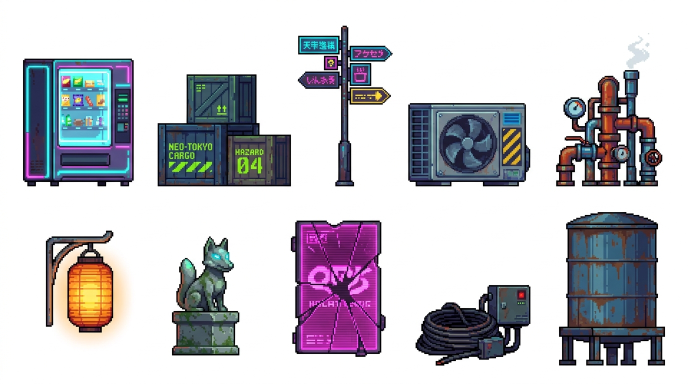
#> input picture art/reference/props_fg.png, 1376 x 768 px (shown at 1/2 size)
$ python slice_props.py
#> lines starting #> are read from the running program, lines starting #| are printed output that depends on the picture
"""Slice props_fg.png into a uniform 64px prop atlas for the play layer.

Ten foreground objects laid out 5x2 on white. Each is cropped to its own content,
scaled to fit a 64px cell, and BOTTOM-ALIGNED so a prop placed at a floor y sits on
the floor rather than floating.

Run: python slice_props.py
"""
from collections import deque
from PIL import Image
import pathlib

REF = pathlib.Path("../reference")
GAME = pathlib.Path("../../game/art/objects")
GAME.mkdir(parents=True, exist_ok=True)
CELL = 64
WANT = 10

img = Image.open(REF / "props_fg.png").convert("RGBA")
W, H = img.size
#> W = 1376; H = 768
px = img.load()


def is_paper(c):
    return min(c[:3]) > 214 or max(c[:3]) < 12


def bands(vertical: bool):
    n, m = (H, W) if vertical else (W, H)
#> n = 768; m = 1376
    out, start = [], None
    for i in range(n):
        hits = sum(1 for j in range(0, m, 3)
                   if not is_paper(px[j, i] if vertical else px[i, j]))
        if hits > 2 and start is None:
            start = i
        elif hits <= 2 and start is not None:
            if i - start > 30:
                out.append((start, i))
            start = None
    if start is not None and n - start > 30:
        out.append((start, n))
    return out


cells = []
for y0, y1 in bands(True):
    for x0, x1 in bands(False):
        if sum(1 for x in range(x0, x1, 3) for y in range(y0, y1, 3)
               if not is_paper(px[x, y])) > 60:
            cells.append((x0, y0, x1, y1))
print(f"detected {len(cells)} props (wanted {WANT})")

sheet = Image.new("RGBA", (CELL * max(WANT, len(cells)), CELL), (0, 0, 0, 0))
#> sheet: PIL image 640x64 RGBA; every value is 0
for i, (x0, y0, x1, y1) in enumerate(cells[:WANT]):
    cell = img.crop((x0, y0, x1, y1))
    cp = cell.load()
    cw, ch = cell.size
    seen = [[False] * ch for _ in range(cw)]
    q = deque([(x, 0) for x in range(cw)] + [(x, ch - 1) for x in range(cw)] +
              [(0, y) for y in range(ch)] + [(cw - 1, y) for y in range(ch)])
    while q:
        x, y = q.popleft()
        if not (0 <= x < cw and 0 <= y < ch) or seen[x][y] or not is_paper(cp[x, y]):
            continue
        seen[x][y] = True
        q.extend(((x + 1, y), (x - 1, y), (x, y + 1), (x, y - 1)))
    mnx, mny, mxx, mxy = cw, ch, 0, 0
    for x in range(cw):
        for y in range(ch):
            if seen[x][y]:
                cp[x, y] = (0, 0, 0, 0)
            elif cp[x, y][3] > 0:
                mnx, mny = min(mnx, x), min(mny, y)
                mxx, mxy = max(mxx, x), max(mxy, y)
    if mxx <= mnx or mxy <= mny:
        continue
    art = cell.crop((mnx, mny, mxx + 1, mxy + 1))
    sc = min((CELL - 2) / art.width, (CELL - 2) / art.height)
    nw, nh = max(1, round(art.width * sc)), max(1, round(art.height * sc))
    art = art.resize((nw, nh), Image.NEAREST)
    # bottom-aligned: props are placed by their feet, not their centre
    sheet.paste(art, (i * CELL + (CELL - nw) // 2, CELL - nh))
#> this loop made 10 passes
#> pass 1, `cell = img.crop((x0, y0, x1, y1))`:
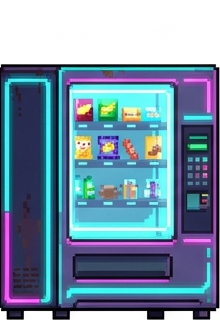
#> cell: PIL image 220x320 RGBA; mean R, G, B, A 118.6, 144.5, 165.8, 255
#> pass 1, `art = cell.crop((mnx, mny, mxx + 1, mxy + 1))`:
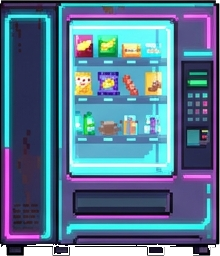
#> art: PIL image 220x256 RGBA; mean R, G, B, A 78.4, 110.8, 137.4, 247.4; transparent parts drawn white
#> pass 1, `art = art.resize((nw, nh), Image.NEAREST)`:
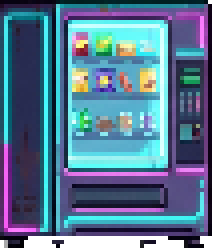
#> art: PIL image 53x62 RGBA (shown 4 times larger); mean R, G, B, A 76.5, 108.8, 135.7, 245.9; transparent parts drawn white
#> pass 2, `cell = img.crop((x0, y0, x1, y1))`:
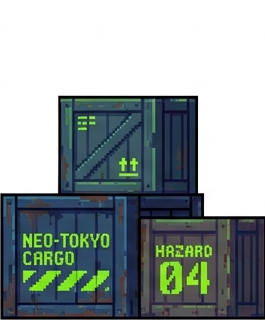
#> cell: PIL image 265x320 RGBA; mean R, G, B, A 146.3, 156.7, 156.6, 255
#> after the loop:
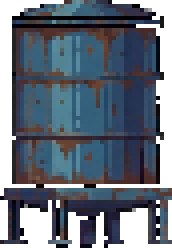
#> art: PIL image 43x62 RGBA (shown 4 times larger); mean R, G, B, A 43.8, 53.1, 65.5, 196.6; transparent parts drawn white
#> after the loop:
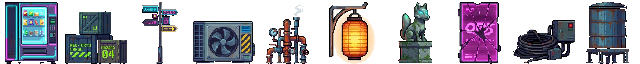
#> sheet: PIL image 640x64 RGBA; mean R, G, B, A 44, 41.7, 49.2, 124.5; transparent parts drawn white

sheet.save(GAME / "props_fg.png")
sheet.resize((sheet.width * 3, CELL * 3), Image.NEAREST).save("props_fg_3x.png")
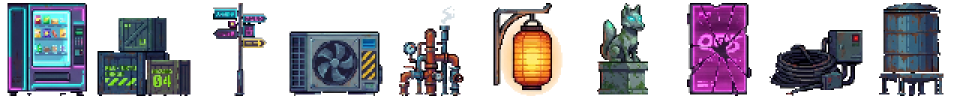
#> saved as props_fg_3x.png: PIL image 1920x192 RGBA (shown at 1/2 size); mean R, G, B, A 44, 41.7, 49.2, 124.5; transparent parts drawn white
print(f"ok: props_fg.png  {min(WANT, len(cells))} cells x {CELL}px, bottom-aligned")
